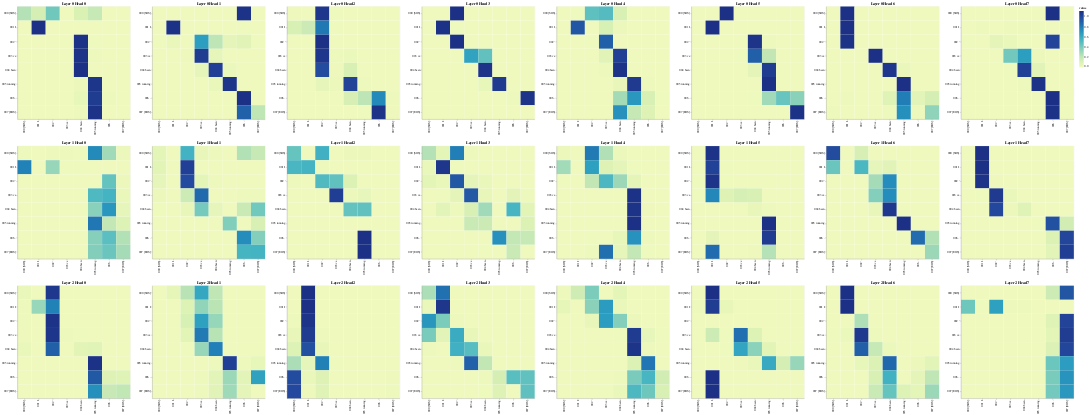

Source (notebook cell):
### Code cell
layers = [0, 1, 2]
heads = [0, 1, 2, 3, 4, 5, 6, 7]

# Encoder Self-Attention
get_all_attention_maps("encoder", layers, heads, encoder_input_tokens, encoder_input_tokens, min(20, sentence_len))
